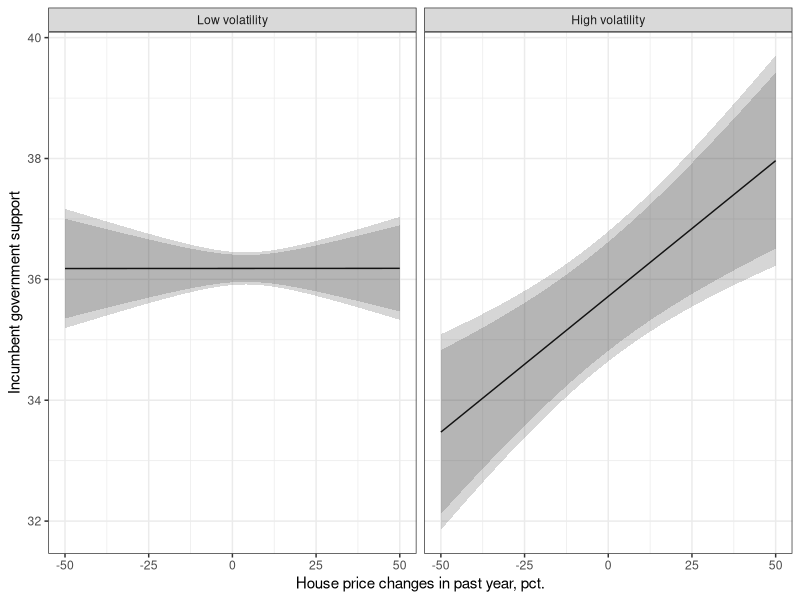
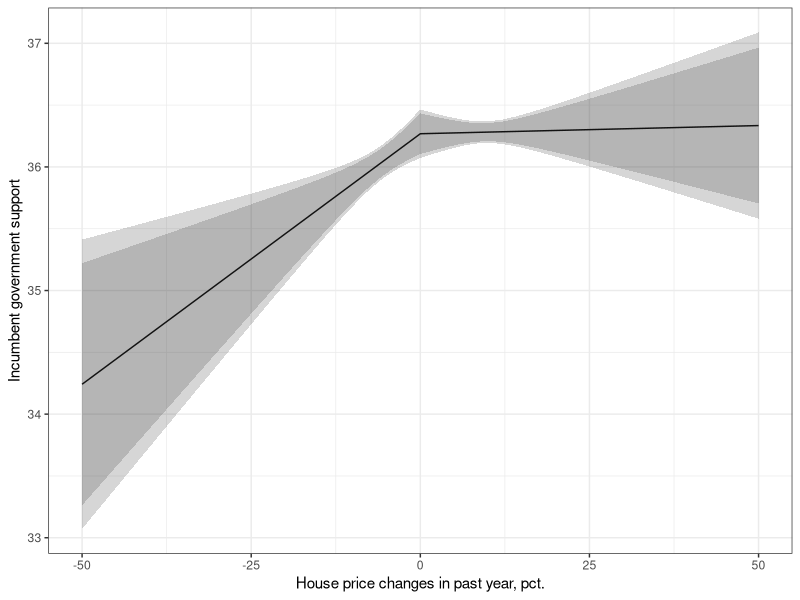
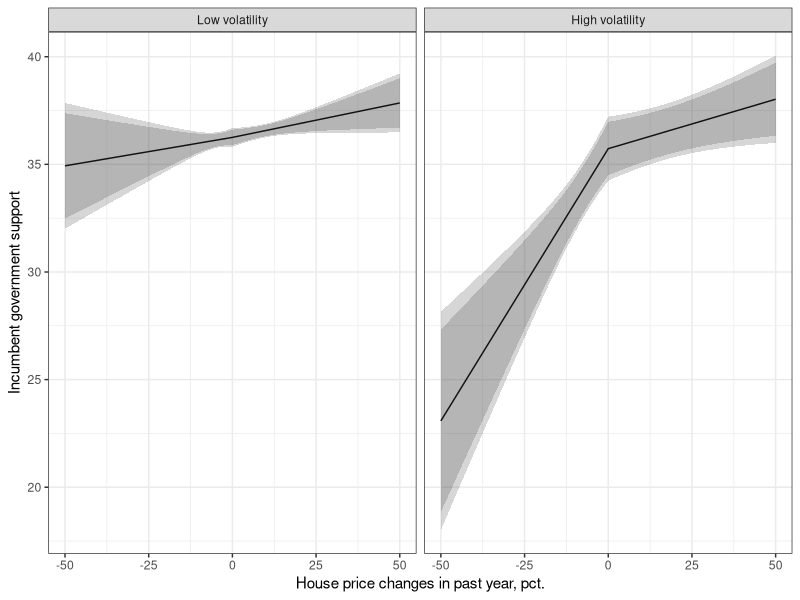
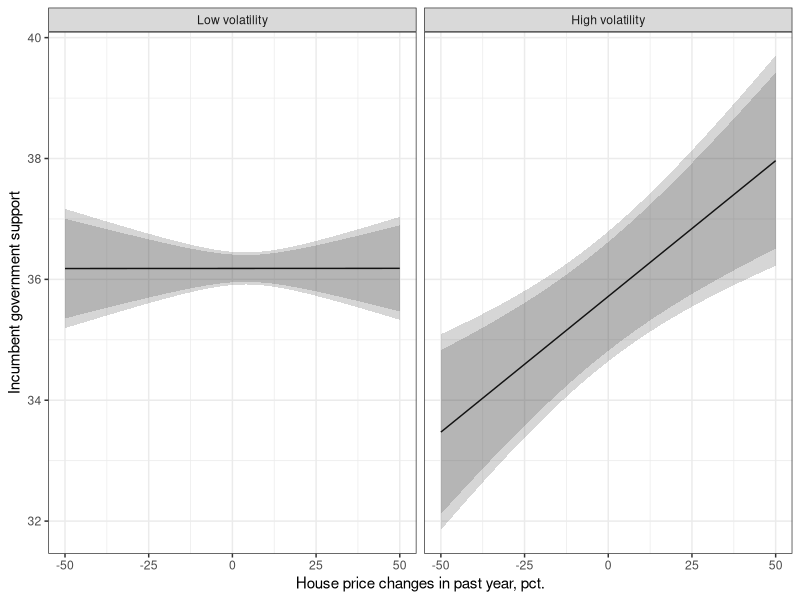
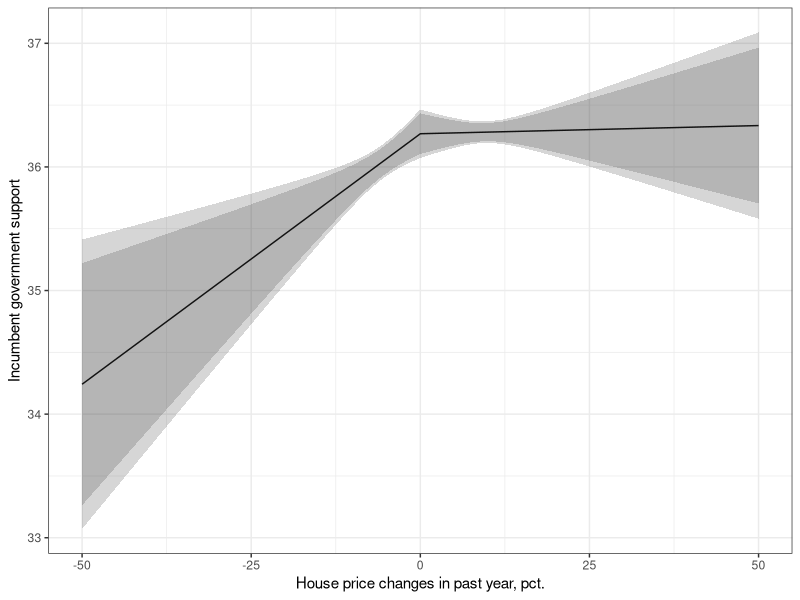
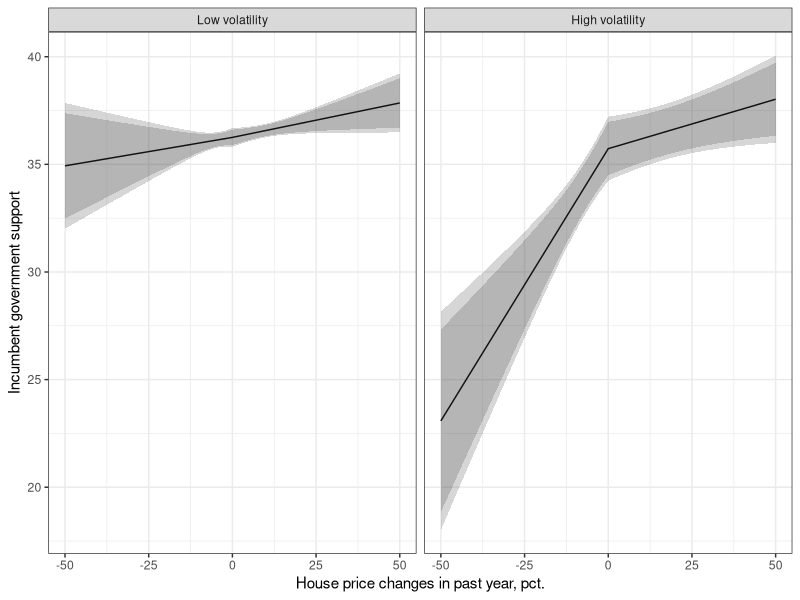

The R source for these figures, in order:
setwd("~/GitHub/housing/")

require(readr)
require(haven)
require(ggplot2)
require(dplyr)
require(magrittr)

vd<-read_csv("figures/vola.csv")
head(vd)

vd$volafac<-vd$vola %>%
  factor(.,labels=c("Low volatility","High volatility")) %>%
  reorder(.,vd$vola)

ggplot(vd,aes(x=id,y=b)) +
  geom_line() +
  geom_ribbon(aes(ymin=lb95,ymax=ub95),alpha=.2) +
  geom_ribbon(aes(ymin=lb90,ymax=ub90),alpha=.2) +
  facet_grid(.~volafac) +
  labs(x="House price changes in past year, pct.",
       y="Incumbent government support") +
  theme_bw()

ggsave(file="figures/volaplot.pdf",width=6,height=4)

pnd<-read_csv("figures/posneg.csv")
head(pnd)

ggplot(pnd,aes(x=id,y=b)) +
  geom_line() +
  geom_ribbon(aes(ymin=lb95,ymax=ub95),alpha=.2) +
  geom_ribbon(aes(ymin=lb90,ymax=ub90),alpha=.2) +
#  facet_grid(.~volafac) +
  labs(x="House price changes in past year, pct.",
       y="Incumbent government support") +
  theme_bw()

ggsave(file="figures/posnegplot.pdf",width=6,height=4)

vpnd<-read_csv("figures/volaposneg.csv")

vpnd$volafac<-vpnd$vola %>%
  factor(.,labels=c("Low volatility","High volatility")) %>%
  reorder(.,vpnd$vola)

ggplot(vpnd,aes(x=id,y=b)) +
  geom_line() +
  geom_ribbon(aes(ymin=lb95,ymax=ub95),alpha=.2) +
  geom_ribbon(aes(ymin=lb90,ymax=ub90),alpha=.2) +
  facet_grid(.~volafac) +
  labs(x="House price changes in past year, pct.",
       y="Incumbent government support") +
  theme_bw()

ggsave(file="figures/volaposnegplot.pdf",width=6,height=4)

summary(vpnd$b)

